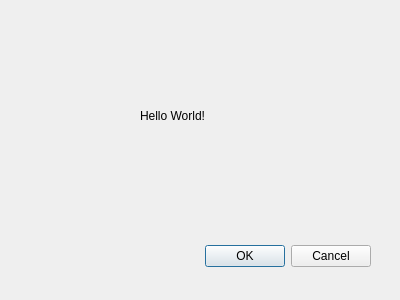
<?xml version="1.0" encoding="UTF-8"?>
<ui version="4.0">
 <class>Dialog</class>
 <widget class="QDialog" name="Dialog">
  <property name="geometry">
   <rect>
    <x>0</x>
    <y>0</y>
    <width>400</width>
    <height>300</height>
   </rect>
  </property>
  <property name="windowTitle">
   <string>Dialog</string>
  </property>
  <widget class="QDialogButtonBox" name="buttonBox">
   <property name="geometry">
    <rect>
     <x>30</x>
     <y>240</y>
     <width>341</width>
     <height>32</height>
    </rect>
   </property>
   <property name="orientation">
    <enum>Qt::Horizontal</enum>
   </property>
   <property name="standardButtons">
    <set>QDialogButtonBox::Cancel|QDialogButtonBox::Ok</set>
   </property>
  </widget>
  <widget class="QLabel" name="label">
   <property name="geometry">
    <rect>
     <x>140</x>
     <y>90</y>
     <width>141</width>
     <height>51</height>
    </rect>
   </property>
   <property name="text">
    <string>Hello World!</string>
   </property>
  </widget>
 </widget>
 <resources/>
 <connections>
  <connection>
   <sender>buttonBox</sender>
   <signal>accepted()</signal>
   <receiver>Dialog</receiver>
   <slot>accept()</slot>
   <hints>
    <hint type="sourcelabel">
     <x>248</x>
     <y>254</y>
    </hint>
    <hint type="destinationlabel">
     <x>157</x>
     <y>274</y>
    </hint>
   </hints>
  </connection>
  <connection>
   <sender>buttonBox</sender>
   <signal>rejected()</signal>
   <receiver>Dialog</receiver>
   <slot>reject()</slot>
   <hints>
    <hint type="sourcelabel">
     <x>316</x>
     <y>260</y>
    </hint>
    <hint type="destinationlabel">
     <x>286</x>
     <y>274</y>
    </hint>
   </hints>
  </connection>
 </connections>
</ui>
